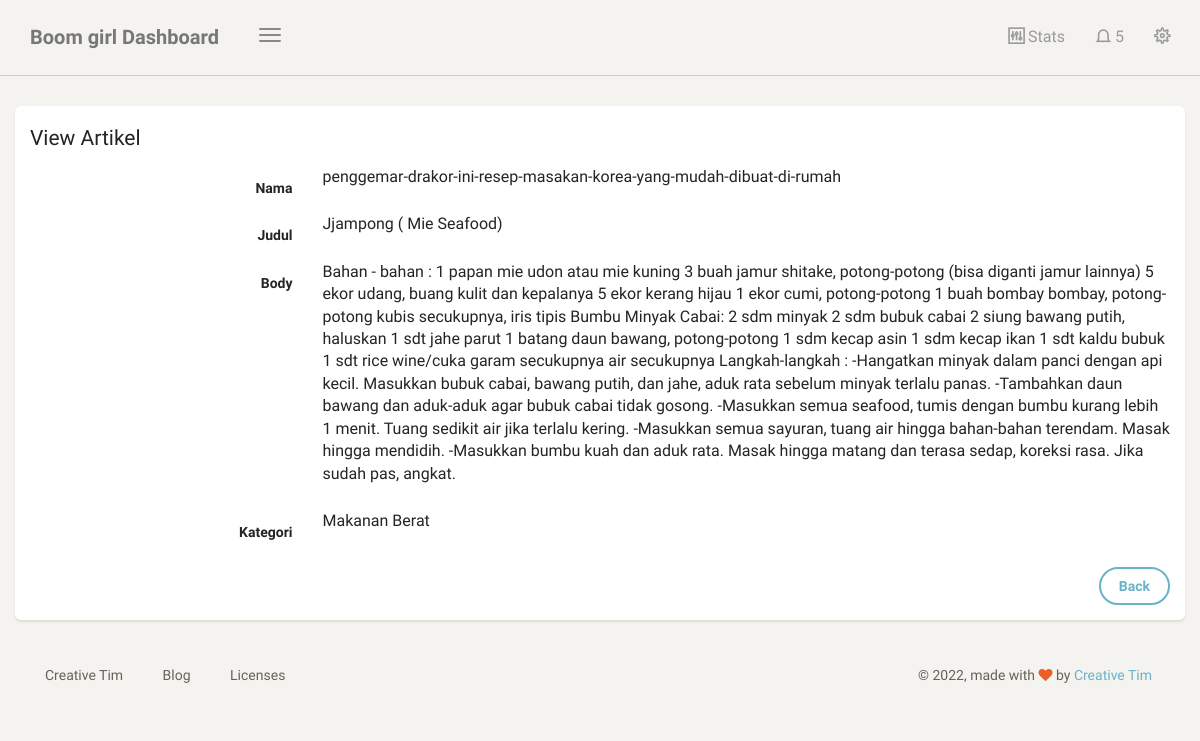
Page /dashboard/artikel/lihat/4 (signed in) on the committed database.
### blog/models.py (models this page shows, shortened)
class Artikel(models.Model):
    nama = models.CharField(max_length=100,blank=True,null=True)
    judul = models.CharField(max_length=100)
    body = models.TextField()
    kategori = models.ForeignKey(Kategori, on_delete=models.CASCADE, blank=True,null=True)
    date = models.DateTimeField(auto_now_add=True)
    class meta :
        ordering = ['-id']
        verbose_name_plural = "Artikel"

class Kategori(models.Model):
    nama = models.CharField(max_length=100)
    def __str__(self):
         return self.nama
    class meta :
        verbose_name_plural = "Kategori"

### blog/views.py (the view)
# urls.py: path('artikel/lihat/<str:id>',lihat_artikel, name='lihat_artikel'),
@login_required
def lihat_artikel(request, id):
    template_name = "back/lihat_artikel.html"
    artikel = Artikel.objects.get(id=id)
    context = {
        'title' : 'View Artikel',
        'artikel' :artikel,
    }
    return render(request, template_name, context)

### templates/back/lihat_artikel.html (shortened to what this page needs)
{% extends 'back/base.html' %}
{% block content %}
<div class="content">
    <div class="container-fluid">
        <div class="row">
            <div class="col-6">
                <div class="card">
                    <form class="form-horizontal" method="POST">
                        <div class="card-header">
                            <h4 class="card-title">
                                {{title}}
                            </h4>
                        </div>
                        <div class="card-content">
                            <div class="form-group">
                                <label class="col-md-3 control-label">Nama</label>
                                <div class="col-md-9">
                                    <p>{{artikel.nama}}</p>
                                </div>
                            </div>
                            <div class="form-group">
                                <label class="col-md-3 control-label">Judul</label>
                                <div class="col-md-9">
                                    <p>{{artikel.judul}}</p>
                                </div>
                            </div>
                            <div class="form-group">
                                <label class="col-md-3 control-label">Body</label>
                                <div class="col-md-9">
                                    <p>{{artikel.body}}</p>
                                </div>
                            </div>
                            <div class="form-group">
                                <label class="col-md-3 control-label">Kategori</label>
                                <div class="col-md-9">
                                    <p>{{artikel.kategori}}</p>
                                </div>
                            </div>
                        </div>
                        <div class="card-footer text-right">
                            <div class="form-group">
                                <label class="col-md-3"></label>
                                <div class="col-md-9">
                                    <a class="bt btn btn-info" href="{% url 'table_artikel' %}">Back </a>
                                </div>
                            </div>
                        </div>
                    </form>
                </div>
            </div>
        </div>
</div>
{% endblock content %}

### rows in the picture
Artikel: nama "penggemar-drakor-ini-resep-masakan-korea-yang-mudah-dibuat-di-rumah", judul "Jjampong ( Mie Seafood)", body "Bahan - bahan : 1 papan mie udon atau mie kuning 3 buah jamur shitake, potong-potong (bisa diganti jamur lainnya) 5 ekor udang, buang kulit dan kepalanya 5 ekor kerang hijau 1 ekor cumi, potong-potong 1 buah bombay bombay, potong-potong kubis secukupnya, iris tipis Bumbu Minyak Cabai: 2 sdm minyak 2 sdm bubuk cabai 2 siung bawang putih, haluskan 1 sdt jahe parut 1 batang daun bawang, potong-potong 1 sdm kecap asin 1 sdm kecap ikan 1 sdt kaldu bubuk 1 sdt rice wine/cuka garam secukupnya air secukupnya Langkah-langkah : -Hangatkan minyak dalam panci dengan api kecil. Masukkan bubuk cabai, bawang putih, dan jahe, aduk rata sebelum minyak terlalu panas. -Tambahkan daun bawang dan aduk-aduk agar…", kategori "Makanan Berat"

### other values in the picture
{{ title }} "View Artikel"
